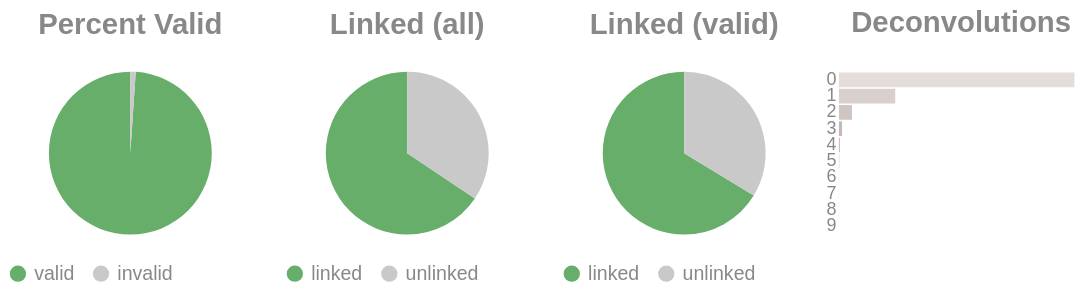

Write notebook code for a chart like this one.
### Code cell
if SKIPLR:
    pass
else:
    clash = Counter()
    for i in valids['molecule'].to_list():
        _mol = i.split("-")
        if len(_mol) == 1:
            clash.update('0')
        else:
            clash.update(_mol[-1])

    _d = {"deconvolutions": [], 'count': []}
    for k,v in clash.items():
        _d['deconvolutions'].append(k)
        _d['count'].append(v)

    tot_valid = valids['reads'].sum()
    mask = valids['reads'] >= 2
    n_linked_reads = valids.filter(mask)['reads'].sum()
    if n_linked_reads == 0:
        print_html("No linked molecules (>=2 reads) were detected; skipping linked-only distributions.")
        SKIPLR = True
    else:
        perc_valid = round(tot_valid / n_reads, 4)
        linked_perc_abs = round(n_linked_reads / n_reads, 4)
        linked_perc = round(n_linked_reads / tot_valid, 4)

    _valid = pl.DataFrame({"valids": ['valid', 'invalid'], "count": [tot_valid, n_reads - tot_valid]})
    _linked_abs = pl.DataFrame({"linked (absolute)": ['linked', 'unlinked'], "count": [n_linked_reads, n_reads - n_linked_reads]})
    _linked_rel = pl.DataFrame({"linked (valids)": ['linked', 'unlinked'], "count": [n_linked_reads, tot_valid - n_linked_reads]})

    (
        alt.hconcat(
            piechart(_valid, goodval = 'valid', title = "Percent Valid"),
            piechart(_linked_abs, goodval = "linked", title =  "Linked (all)"),
            piechart(_linked_rel, goodval = "linked", title =  "Linked (valid)"),
            convolutionbar(pl.DataFrame(_d), title = "Deconvolutions"),
            center = True,
            bounds = 'flush'
        )
        .resolve_scale(color='independent')
        .resolve_legend('independent')
        .properties(usermeta={'embedOptions': {"actions": False}})
    ).display()

### Figure 1 — Vega-Lite specification as saved in the notebook (floating-point values rounded to 4 significant figures)
{"width": "container", "height": 400, "config": {"title": {"anchor": "start", "dy": -15, "fontSize": 18, "color": "#888888", "subtitleColor": "#888888", "subtitleFontSize": 14}, "arc": {"fill": "#0072B2"}, "axis": {"domainColor": "#888888", "domainWidth": 0.5, "gridWidth": 0.2, "grid": false, "titleFontWeight": 400, "titleFontSize": 15, "labelFontSize": 11, "labelColor": "#888888", "tickColor": "#888888", "tickWidth": 0.2, "titleColor": "#888888"}, "axisBand": {"grid": false}, "axisX": {"grid": true, "tickSize": 10, "domainCap": "round"}, "axisY": {"domain": false, "grid": true, "tickSize": 0, "domainCap": "round"}, "background": "transparent", "header": {"labelFontSize": 15, "labelColor": "#888888", "titleFontSize": 15, "titleFontWeight": 600, "titleColor": "#888888"}, "legend": {"labelFont": "sans-serif", "labelFontSize": 12, "labelColor": "#888888", "symbolSize": 100, "symbolType": "circle", "titleFontSize": 12, "titlePadding": 10, "titleColor": "#888888", "title": null}, "range": {"category": ["#E69F00", "#56B4E9", "#009E73", "#F0E442", "#0072B2", "#D55E00", "#CC79A7", "#000000"], "diverging": ["#cfe8f3", "#a2d4ec", "#73bfe2", "#46abdb", "#1696d2", "#12719e"]}, "area": {"fill": "#0072B2", "fillOpacity": 0.7, "line": true, "strokeOpacity": 0.7}, "line": {"color": "#0072B2", "stroke": "#0072B2", "strokeWidth": 2}, "trail": {"color": "#0072B2", "stroke": "#0072B2", "strokeWidth": 0, "size": 1}, "point": {"filled": true, "fillOpacity": 1.0, "size": 95}, "text": {"color": "#888888", "fontSize": 11, "align": "right", "fontWeight": 400, "size": 11}, "bar": {"fill": "#0072B2", "stroke": null}, "view": {"stroke": null, "continuousWidth": 660, "continuousHeight": 400}}, "hconcat": [{"data": {"name": "data-2eeb730138e2b003e9e2c8d92286d946"}, "mark": {"type": "arc"}, "encoding": {"color": {"field": "valids", "legend": {"orient": "bottom", "title": null}, "scale": {"domain": ["valid", "invalid"], "range": ["#68ae6b", "#C9C9C9"]}, "title": "Valids", "type": "nominal"}, "theta": {"field": "count", "type": "quantitative"}, "tooltip": [{"field": "valids", "title": "Valids", "type": "ordinal"}, {"field": "percent", "format": ".2%", "title": "Percent", "type": "quantitative"}, {"field": "count", "title": "Count", "type": "quantitative"}]}, "height": 100, "title": {"text": "Percent Valid", "align": "center", "anchor": "middle"}, "transform": [{"calculate": "datum.count / 2424507", "as": "percent"}], "width": 150}, {"data": {"name": "data-56f3580611b42ede4eb575890a685612"}, "mark": {"type": "arc"}, "encoding": {"color": {"field": "linked (absolute)", "legend": {"orient": "bottom", "title": null}, "scale": {"domain": ["linked", "unlinked"], "range": ["#68ae6b", "#C9C9C9"]}, "title": "Linked (Absolute)", "type": "nominal"}, "theta": {"field": "count", "type": "quantitative"}, "tooltip": [{"field": "linked (absolute)", "title": "Linked (Absolute)", "type": "ordinal"}, {"field": "percent", "format": ".2%", "title": "Percent", "type": "quantitative"}, {"field": "count", "title": "Count", "type": "quantitative"}]}, "height": 100, "title": {"text": "Linked (all)", "align": "center", "anchor": "middle"}, "transform": [{"calculate": "datum.count / 2424507", "as": "percent"}], "width": 150}, {"data": {"name": "data-104950f688bf4858c645112de412ee75"}, "mark": {"type": "arc"}, "encoding": {"color": {"field": "linked (valids)", "legend": {"orient": "bottom", "title": null}, "scale": {"domain": ["linked", "unlinked"], "range": ["#68ae6b", "#C9C9C9"]}, "title": "Linked (Valids)", "type": "nominal"}, "theta": {"field": "count", "type": "quantitative"}, "tooltip": [{"field": "linked (valids)", "title": "Linked (Valids)", "type": "ordinal"}, {"field": "percent", "format": ".2%", "title": "Percent", "type": "quantitative"}, {"field": "count", "title": "Count", "type": "quantitative"}]}, "height": 100, "title": {"text": "Linked (valid)", "align": "center", "anchor": "middle"}, "transform": [{"calculate": "datum.count / 2398842", "as": "percent"}], "width": 150}, {"data": {"name": "data-f63eb915fb78129256a5fdeefb4a8353"}, "mark": {"type": "bar"}, "encoding": {"color": {"field": "deconvolutions", "legend": null, "scale": {"scheme": "lightgreyred"}, "type": "nominal"}, "tooltip": [{"field": "deconvolutions", "title": "Deconvolutions", "type": "ordinal"}, {"field": "percent", "format": ".2%", "title": "Percent", "type": "quantitative"}, {"field": "count", "title": "Count", "type": "quantitative"}], "x": {"axis": null, "field": "count", "type": "quantitative"}, "y": {"field": "deconvolutions", "sort": "ascending", "title": null, "type": "nominal"}}, "height": 100, "title": {"text": "Deconvolutions", "align": "center", "anchor": "middle"}, "transform": [{"calculate": "datum.count / 1265857", "as": "percent"}], "width": 150}], "bounds": "flush", "center": true, "resolve": {"legend": {"angle": "independent"}, "scale": {"color": "independent"}}, "usermeta": {"embedOptions": {"actions": false}}, "$schema": "https://vega.github.io/schema/vega-lite/v6.4.1.json", "datasets": {"data-2eeb730138e2b003e9e2c8d92286d946": [{"valids": "valid", "count": 2398842}, {"valids": "invalid", "count": 25665}], "data-56f3580611b42ede4eb575890a685612": [{"linked (absolute)": "linked", "count": 1590041}, {"linked (absolute)": "unlinked", "count": 834466}], "data-104950f688bf4858c645112de412ee75": [{"linked (valids)": "linked", "count": 1590041}, {"linked (valids)": "unlinked", "count": 808801}], "data-f63eb915fb78129256a5fdeefb4a8353": [{"deconvolutions": "0", "count": 963933}, {"deconvolutions": "1", "count": 230387}, {"deconvolutions": "2", "count": 53416}, {"deconvolutions": "3", "count": 12803}, {"deconvolutions": "4", "count": 3492}, {"deconvolutions": "5", "count": 1099}, {"deconvolutions": "6", "count": 416}, {"deconvolutions": "7", "count": 167}, {"deconvolutions": "8", "count": 87}, {"deconvolutions": "9", "count": 57}]}}
